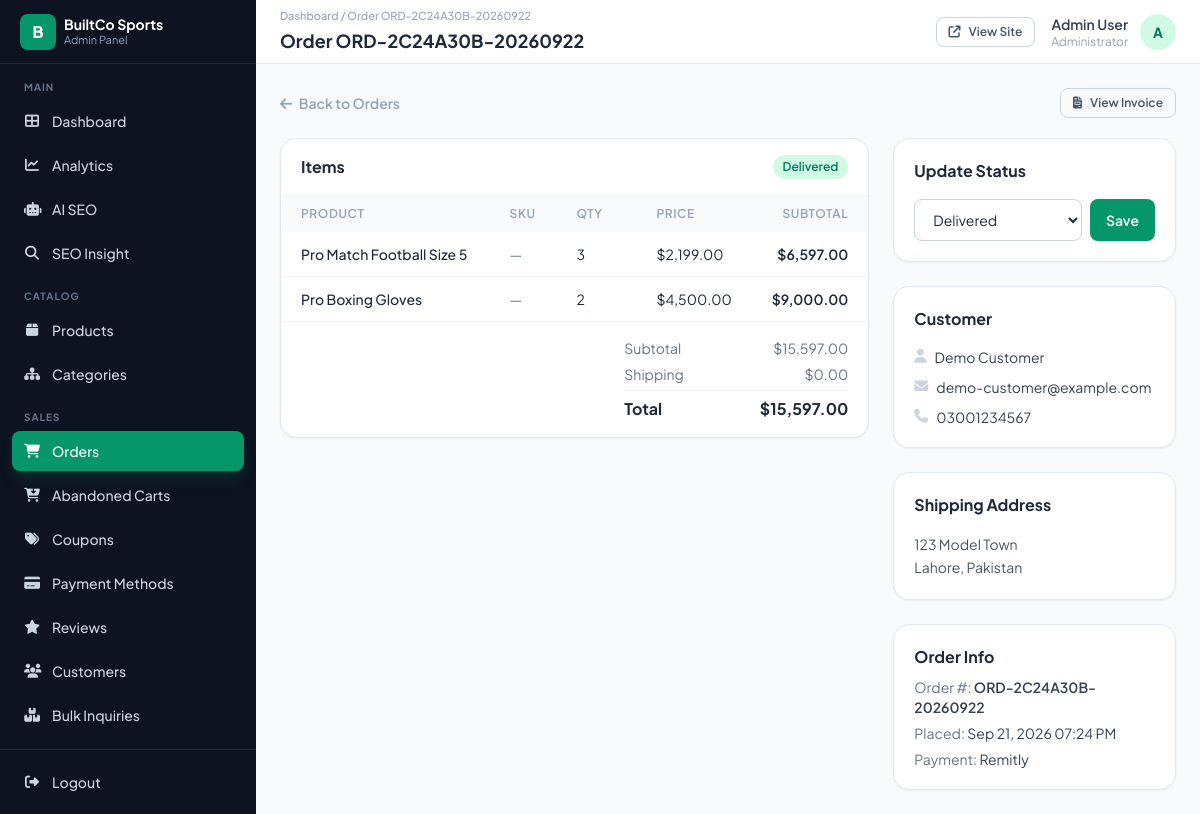
Page /admin/pages/order-detail.php?id=4 (signed in) on the committed database.
### tables this page shows
CREATE TABLE `orders` (
  `id` int(11) NOT NULL,
  `order_number` varchar(50) NOT NULL,
  `customer_name` varchar(150) NOT NULL,
  `customer_email` varchar(255) NOT NULL,
  `customer_phone` varchar(50) DEFAULT NULL,
  `customer_id` int(11) DEFAULT NULL,
  `shipping_address` varchar(500) DEFAULT NULL,
  `shipping_city` varchar(100) DEFAULT NULL,
  `shipping_country` varchar(100) DEFAULT NULL,
  `notes` text DEFAULT NULL,
  `subtotal` decimal(10,2) NOT NULL DEFAULT 0.00,
  `shipping_cost` decimal(10,2) NOT NULL DEFAULT 0.00,
  `discount` decimal(10,2) NOT NULL DEFAULT 0.00,
  `coupon_code` varchar(50) DEFAULT NULL,
  `total` decimal(10,2) NOT NULL DEFAULT 0.00,
  `payment_method` varchar(50) NOT NULL DEFAULT 'cod',
  `payment_screenshot` varchar(500) DEFAULT NULL,
  `status` enum('pending','paid','processing','shipped','delivered','cancelled','failed','refunded') NOT NULL DEFAULT 'pending',
  `created_at` timestamp NOT NULL DEFAULT current_timestamp(),
  `updated_at` timestamp NOT NULL DEFAULT current_timestamp() ON UPDATE current_timestamp()
);

CREATE TABLE `order_items` (
  `id` int(11) NOT NULL,
  `order_id` int(11) NOT NULL,
  `product_id` int(11) DEFAULT NULL,
  `product_name` varchar(255) NOT NULL,
  `variation_key` varchar(255) DEFAULT NULL,
  `sku` varchar(100) DEFAULT NULL,
  `customization` text DEFAULT NULL,
  `price` decimal(10,2) NOT NULL,
  `quantity` int(11) NOT NULL DEFAULT 1,
  `subtotal` decimal(10,2) NOT NULL
);

CREATE TABLE `payment_methods` (
  `id` int(11) NOT NULL,
  `code` varchar(50) NOT NULL,
  `name` varchar(100) NOT NULL,
  `instructions` text DEFAULT NULL COMMENT 'Shown to the customer at checkout',
  `youtube_url` varchar(500) DEFAULT NULL COMMENT 'Tutorial video on how to pay',
  `account_details` text DEFAULT NULL COMMENT 'e.g. account name/number to send payment to',
  `requires_screenshot` tinyint(1) NOT NULL DEFAULT 0 COMMENT 'Customer must upload proof of payment',
  `status` enum('active','inactive') NOT NULL DEFAULT 'inactive',
  `sort_order` int(11) NOT NULL DEFAULT 0
);

### includes/config.php (called while the page is built, shortened)
<?php
class DB {
    private static $instance = null;
    private function __construct() {
        $this->conn = new mysqli(DB_HOST, DB_USER, DB_PASS, DB_NAME);
    }
    public static function getInstance() {
        if (self::$instance === null) self::$instance = new DB();
        return self::$instance->conn;
    }
}
function db() { return DB::getInstance(); }
function fetch_one($sql, $types = '', ...$params) {
    if (!empty($params)) {
        $stmt = db()->prepare($sql);
        $stmt->bind_param($types, ...$params);
        $stmt->execute();
        return $stmt->get_result()->fetch_assoc();
    }
    $result = db()->query($sql);
    return $result ? $result->fetch_assoc() : null;
}
function fetch_all($sql, $types = '', ...$params) {
    if (!empty($params)) {
        $stmt = db()->prepare($sql);
        $stmt->bind_param($types, ...$params);
        $stmt->execute();
        return $stmt->get_result()->fetch_all(MYSQLI_ASSOC);
    }
    $result = db()->query($sql);
    return $result ? $result->fetch_all(MYSQLI_ASSOC) : [];
}
function get_settings() {
    static $settings = null;
    if ($settings === null) {
        $settings = [];
        $result = db()->query("SELECT setting_key, setting_value FROM site_settings");
        if ($result) while ($row = $result->fetch_assoc()) $settings[$row['setting_key']] = $row['setting_value'];
    }
    return $settings;
}
function setting($key, $default = '') {
    $s = get_settings();
    return $s[$key] ?? $default;
}
function h($v) {
    return htmlspecialchars((string)($v ?? ''), ENT_QUOTES, 'UTF-8');
}
function format_price($amount) {
    return setting('currency_symbol', '$') . number_format((float)$amount, 2);
}
function format_date($date, $format = 'M d, Y') {
    return date($format, strtotime($date));
}
    ob_start(); ?>

### admin/pages/order-detail.php (the view, shortened to what this page needs)
<?php
require_once __DIR__ . '/../../includes/config.php';
$id = (int)($_GET['id'] ?? 0);
$order = fetch_one("SELECT * FROM orders WHERE id=?", 'i', $id);
$page_title = 'Order ' . $order['order_number'];
$items = fetch_all("SELECT * FROM order_items WHERE order_id=?", 'i', $id);
$statuses = ['pending', 'paid', 'processing', 'shipped', 'delivered', 'cancelled', 'failed', 'refunded'];
$payment_method_info = fetch_one("SELECT name FROM payment_methods WHERE code=?", 's', $order['payment_method']);
include __DIR__ . '/../includes/admin-header.php';
?>
<div class="flex items-center justify-between mb-5">
  <a href="orders.php" class="text-sm font-semibold text-slate-400 hover:text-slate-600"><i class="fa-solid fa-arrow-left mr-1"></i> Back to Orders</a>
  <a href="order-invoice.php?id=<?= (int)$order['id'] ?>" target="_blank" class="btn-outline btn-sm"><i class="fa-solid fa-file-invoice"></i> View Invoice</a>
</div>
<div class="grid grid-cols-1 lg:grid-cols-3 gap-6">
  <div class="lg:col-span-2 space-y-6">
    <div class="card overflow-hidden">
      <div class="px-5 py-4 border-b border-slate-100 flex items-center justify-between">
        <h2 class="font-bold text-slate-800">Items</h2>
        <span class="badge <?= $order['status'] === 'delivered' ? 'badge-active' : 'badge-inactive' ?>"><?= ucfirst($order['status']) ?></span>
      </div>
      <table class="w-full text-sm">
        <thead><tr class="text-left text-xs uppercase tracking-wider text-slate-400 bg-slate-50">
          <th class="px-5 py-2.5 font-semibold">Product</th>
          <th class="px-5 py-2.5 font-semibold">SKU</th>
          <th class="px-5 py-2.5 font-semibold w-20">Qty</th>
          <th class="px-5 py-2.5 font-semibold w-24">Price</th>
          <th class="px-5 py-2.5 font-semibold w-28 text-right">Subtotal</th>
        </tr></thead>
        <tbody class="divide-y divide-slate-100">
          <?php foreach ($items as $item): ?>
          <tr>
            <td class="px-5 py-3">
              <div class="font-medium text-slate-800"><?= h($item['product_name']) ?></div>
            </td>
            <td class="px-5 py-3 text-slate-500"><?= h($item['sku'] ?: '—') ?></td>
            <td class="px-5 py-3"><?= (int)$item['quantity'] ?></td>
            <td class="px-5 py-3"><?= format_price($item['price']) ?></td>
            <td class="px-5 py-3 text-right font-semibold"><?= format_price($item['subtotal']) ?></td>
          </tr>
          <?php endforeach; ?>
        </tbody>
      </table>
      <div class="px-5 py-4 border-t border-slate-100 flex justify-end">
        <div class="w-56 space-y-1.5 text-sm">
          <div class="flex justify-between text-slate-500"><span>Subtotal</span><span><?= format_price($order['subtotal']) ?></span></div>
          <div class="flex justify-between text-slate-500"><span>Shipping</span><span><?= format_price($order['shipping_cost']) ?></span></div>
          <div class="flex justify-between font-bold text-slate-800 text-base pt-1.5 border-t border-slate-100"><span>Total</span><span><?= format_price($order['total']) ?></span></div>
        </div>
      </div>
    </div>
  </div>
  <div class="space-y-6">
    <div class="card p-5">
      <h2 class="font-bold text-slate-800 mb-4">Update Status</h2>
      <form method="POST" class="flex gap-2">
        <select name="status" class="f-select flex-1">
          <?php foreach ($statuses as $st): ?>
          <option value="<?= $st ?>" <?= $order['status'] === $st ? 'selected' : '' ?>><?= ucfirst($st) ?></option>
          <?php endforeach; ?>
        </select>
        <button type="submit" class="btn-primary shrink-0">Save</button>
      </form>
    </div>
    <div class="card p-5">
      <h2 class="font-bold text-slate-800 mb-4">Customer</h2>
      <div class="space-y-2.5 text-sm">
        <div class="flex gap-2"><i class="fa-solid fa-user text-slate-300 mt-0.5"></i><span class="text-slate-700"><?= h($order['customer_name']) ?></span></div>
        <div class="flex gap-2"><i class="fa-solid fa-envelope text-slate-300 mt-0.5"></i><a href="mailto:<?= h($order['customer_email']) ?>" class="text-slate-700 hover:text-brand"><?= h($order['customer_email']) ?></a></div>
        <?php if ($order['customer_phone']): ?><div class="flex gap-2"><i class="fa-solid fa-phone text-slate-300 mt-0.5"></i><a href="tel:<?= h($order['customer_phone']) ?>" class="text-slate-700 hover:text-brand"><?= h($order['customer_phone']) ?></a></div><?php endif; ?>
      </div>
    </div>
    <div class="card p-5">
      <h2 class="font-bold text-slate-800 mb-4">Shipping Address</h2>
      <p class="text-sm text-slate-600 leading-relaxed">
        <?= h($order['shipping_address']) ?><br>
        <?= h(trim(($order['shipping_city'] ?: '') . ', ' . ($order['shipping_country'] ?: ''), ', ')) ?>
      </p>
    </div>
    <div class="card p-5">
      <h2 class="font-bold text-slate-800 mb-2">Order Info</h2>
      <div class="text-sm text-slate-500 space-y-1.5">
        <div>Order #: <span class="font-semibold text-slate-700"><?= h($order['order_number']) ?></span></div>
        <div>Placed: <span class="text-slate-700"><?= format_date($order['created_at'], 'M d, Y h:i A') ?></span></div>
        <div>Payment: <span class="text-slate-700"><?= h($payment_method_info['name'] ?? ucfirst($order['payment_method'])) ?></span></div>
      </div>
    </div>
  </div>
</div>
<?php include __DIR__ . '/../includes/admin-footer.php'; ?>

### admin/includes/admin-header.php (shortened to what this page needs)
<?php
$current_page = basename($_SERVER['SCRIPT_NAME'], '.php');
if ($current_page === 'order-detail' || $current_page === 'orders-export' || $current_page === 'order-invoice') $current_page = 'orders';
$pending_orders_count  = (int)(fetch_one("SELECT COUNT(*) c FROM orders WHERE status='pending'")['c'] ?? 0);
$pending_reviews_count = (int)(fetch_one("SELECT COUNT(*) c FROM reviews WHERE status='pending'")['c'] ?? 0);
$pending_design_requests_count = (int)(fetch_one("SELECT COUNT(*) c FROM design_requests WHERE status='new'")['c'] ?? 0);
?>
<!DOCTYPE html>
<html lang="en">
<head>
<link rel="stylesheet" href="<?= SITE_URL ?>/assets/vendor/fontawesome/css/all.min.css">
<link rel="stylesheet" href="<?= SITE_URL ?>/admin/assets/css/admin.css?v=<?= @filemtime(__DIR__ . '/../assets/css/admin.css') ?>">
</head>
<body class="bg-slate-50 font-sans text-slate-800 antialiased">
<div class="flex min-h-screen">
  <aside class="admin-sidebar w-64 shrink-0 bg-ink text-slate-300 flex flex-col fixed inset-y-0 left-0 z-30">
    <div class="h-16 flex items-center gap-2 px-5 border-b border-white/10">
      <div class="w-9 h-9 rounded-lg bg-brand flex items-center justify-center text-white font-extrabold">B</div>
      <div>
        <div class="text-white font-bold leading-tight text-sm">BuiltCo Sports</div>
        <div class="text-[11px] text-slate-400 leading-tight">Admin Panel</div>
      </div>
    </div>
    <nav class="flex-1 px-3 py-4 overflow-y-auto">
      <?php foreach ($nav_groups as $group_label => $nav_items): ?>
      <p class="px-3 mt-4 mb-1.5 text-[10px] font-bold uppercase tracking-widest text-slate-500 first:mt-0"><?= h($group_label) ?></p>
      <div class="space-y-1 mb-2">
        <?php foreach ($nav_items as $nav_item): $active = $current_page === $nav_item['key']; ?>
        <a href="<?= $nav_item['href'] ?>"
           class="flex items-center gap-3 px-3 py-2.5 rounded-lg text-sm font-medium transition
                  <?= $active ? 'bg-brand text-white shadow-lg shadow-brand/20' : 'text-slate-300 hover:bg-white/5 hover:text-white' ?>">
          <i class="fa-solid <?= $nav_item['icon'] ?> w-4 text-center"></i>
          <span class="flex-1"><?= h($nav_item['label']) ?></span>
        </a>
        <?php endforeach; ?>
      </div>
      <?php endforeach; ?>
    </nav>
    <div class="p-3 border-t border-white/10">
      <a href="<?= ADMIN_URL ?>/logout.php" class="flex items-center gap-3 px-3 py-2.5 rounded-lg text-sm font-medium text-slate-300 hover:bg-white/5 hover:text-white transition">
        <i class="fa-solid fa-right-from-bracket w-4 text-center"></i> Logout
      </a>
    </div>
  </aside>
  <div class="flex-1 lg:ml-64 flex flex-col min-h-screen min-w-0">
    <header class="h-16 bg-white border-b border-slate-200 flex items-center justify-between px-4 sm:px-6 sticky top-0 z-10 gap-3">
      <div class="flex-1 min-w-0">
        <p class="text-[11px] text-slate-400 font-medium mb-0.5">Dashboard <?= $current_page !== 'index' ? '/ ' . h($page_title ?? '') : '' ?></p>
        <h1 class="text-lg font-bold text-slate-800 truncate"><?= h($page_title ?? '') ?></h1>
      </div>
      <div class="flex items-center gap-4">
        <a href="<?= SITE_URL ?>/" target="_blank" class="btn-outline btn-sm"><i class="fa-solid fa-arrow-up-right-from-square"></i> View Site</a>
        <div class="flex items-center gap-3">
          <div class="text-right hidden sm:block">
            <div class="text-sm font-semibold text-slate-700"><?= h($_SESSION['user_name'] ?? 'Admin') ?></div>
            <div class="text-xs text-slate-400">Administrator</div>
          </div>
          <div class="w-9 h-9 rounded-full bg-brand-light text-brand-dark flex items-center justify-center font-bold text-sm">
            <?= h(strtoupper(substr($_SESSION['user_name'] ?? 'A', 0, 1))) ?>
          </div>
        </div>
      </div>
    </header>
    <main class="flex-1 p-4 sm:p-6">

### rows in the picture
orders: order_number "Order ORD-2C24A30B-20260922", status "Delivered", subtotal "$15,597.00", shipping_cost "$0.00", total "$15,597.00", customer_name "Demo Customer", customer_email "demo-customer@example.com", customer_phone "03001234567", shipping_address "123 Model Town", shipping_city+shipping_country "Lahore, Pakistan", order_number "ORD-2C24A30B-20260922", created_at "Sep 21, 2026 07:24 PM"
order_items: product_name "Pro Match Football Size 5", sku "—", quantity "3", price "$2,199.00", subtotal "$6,597.00"
order_items: product_name "Pro Boxing Gloves", sku "—", quantity "2", price "$4,500.00", subtotal "$9,000.00"
payment_methods: name "Remitly"

### other values in the picture
$group_label "MAIN"
$nav_item['label'] "Dashboard"
$nav_item['label'] "Analytics"
$nav_item['label'] "AI SEO"
$nav_item['label'] "SEO Insight"
$group_label "CATALOG"
$nav_item['label'] "Products"
$nav_item['label'] "Categories"
$group_label "SALES"
$nav_item['label'] "Orders"
$nav_item['label'] "Abandoned Carts"
$nav_item['label'] "Coupons"
$nav_item['label'] "Payment Methods"
$nav_item['label'] "Reviews"
$nav_item['label'] "Customers"
